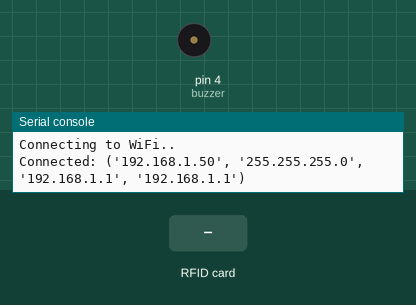
Recording of a program running on a simulated MicroPython board. Parts: buzzer (waves = sounding, pin HIGH), the last lines printed to the serial console. The inputs (shaded band) are chosen by the test bench. WiFi joins after 1.5 s; files the program writes start out absent.

Above: at 3.2 s.
3.3 s: RFID card 5E 7A 19 C4 held to the reader
At 3.7 s:
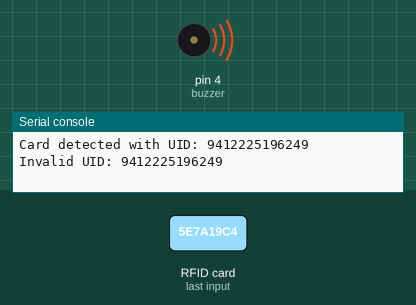
Timing chart, 0 to 7.9 s (numbered marks = the images above; inputs shaded):
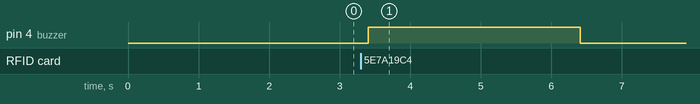

The program:

main.py
```python
from machine import Pin, SPI
from mfrc522 import MFRC522
import time
import os
import sdcard
import urequests
import network

# HARDCODE VALID STUDENT IDS
VALID_STUDENT = {
    "25481138180145": {
        "name": "Hanto",
        "studentID": "2024089",
        "major": "Cybersecurity"
    },
    "3020511918117": {
        "name": "Sna",
        "studentID": "2024023",
        "major": "Cybersecurity"
    }
}

# WIFI CONFIG
SSID = "Robotic WIFI"
PASSWORD = "rbtWIFI@2025"

# Initialize RFID reader
spi = SPI(1, baudrate=1000000, polarity=0, phase=0,
        sck=Pin(18), mosi=Pin(23), miso=Pin(19))

rdr = MFRC522(spi=spi, gpioRst=Pin(22), gpioCs=Pin(16))

# Initialize SD card
sd_spi = SPI(2, baudrate=1000000,
        sck=Pin(14), mosi=Pin(15), miso=Pin(2))

cs = Pin(13)
sd = sdcard.SDCard(sd_spi, cs)
vfs = os.VfsFat(sd)
try:
    os.mount(vfs, "/sd")
    print("SD card mounted successfully.")
except Exception as e:
    print("Failed to mount SD card:", e)

# Initialize Buzzer
buzzer = Pin(4, Pin.OUT)

# Google FIREBASE CONFIG
PROJECT_ID = "firestore-id"
URL ="https://firestore.googleapis.com/v1/projects/{}/databases/(default)/documents/rfid_logs".format(PROJECT_ID)

def main():
    """ Main loop to read RFID tags and log attendance. """
    connect_wifi()
    while True:
        is_online = connect_wifi()
        uid_str = read_rfid()
        if uid_str:
            if uid_str in VALID_STUDENT:
                student_info = VALID_STUDENT[uid_str]
                timestamp = get_timestamp()
                payload = {
                    "uid": uid_str,
                    "name": student_info["name"],
                    "studentID": student_info["studentID"],
                    "major": student_info["major"],
                    "time": timestamp
                }

                # Log the attendance data
                write_to_sd_card(payload)
                activate_buzzer(0.3)

                # Check if WiFi is connected before sending to Firestore
                if is_online:
                    send_to_firestore(payload)
                else:
                    print("Error: Offline - Log saved to SD only.")

            else:
                print("Invalid UID:", uid_str)
                activate_buzzer(3)
            time.sleep(2)  # Delay to prevent multiple reads of the same tag
        time.sleep(0.1) # Short delay to reduce CPU usage when no tag is present

# Helper Functions
def connect_wifi() -> bool:
    """ Connects to WiFi. Retries if disconnected. """
    wifi = network.WLAN(network.STA_IF)
    if wifi.isconnected():
        return True
    print("WiFi is not Connected.\nConnecting to WiFi", end="")
    wifi.active(True)
    wifi.connect(SSID, PASSWORD)

    max_wait = 10  # seconds
    while not wifi.isconnected() and max_wait > 0:
        print(".", end="")
        time.sleep(1)
        max_wait -= 1

    if wifi.isconnected():
        print("\nConnected:", wifi.ifconfig())
    else:
        print("\nFailed to connect to WiFi")
        return False
def get_timestamp() -> str:
    """ Returns the current timestamp as a string. """
    t = time.time()
    tmv = time.localtime(t)
    return "%04d-%02d-%02d %02d:%02d:%02d" % (
        tmv[0], tmv[1], tmv[2], tmv[3], tmv[4], tmv[5]
    )

def read_rfid():
    # Use a small loop inside the function to give the hardware
    (stat, tag_type) = rdr.request(rdr.REQIDL)
    if stat == rdr.OK:
        (stat, uid) = rdr.anticoll()
        if stat == rdr.OK:
            uid_str = "".join([str(i) for i in uid])
            print("Card detected with UID:", uid_str)
            return uid_str
    return None

def write_to_sd_card(payload: dict) -> None:
    """ Writes data to the SD card, adding a header if the file is new. """
    try:
        date_str = payload["time"].split(" ")[0].replace("-", "_")
        filename = f"/sd/attendance_{date_str}.csv"

        # Check if the file already exists
        file_exists = False
        try:
            os.stat(filename)
            file_exists = True
        except OSError:
            file_exists = False

        with open(filename, "a") as f:
            # If it's a new file, write the header row first
            if not file_exists:
                header = "UID,Name,StudentID,Major,Timestamp\n"
                f.write(header)
                print(f"Created new file: {filename} with headers.")

            row = f"{payload['uid']},{payload['name']},{payload['studentID']},{payload['major']},{payload['time']}\n"
            f.write(row)

        print("Data written to SD card successfully.")

    except Exception as e:
        print("Failed to write to SD card:", e)

def read_from_sd_card(date_str: str) -> str | None:
    """ Reads data from the SD card for a specific date. """
    try:
        with open(f"/sd/attendance_{date_str}.csv", "r") as f:
            data = f.read()
        print("Data read from SD card successfully.")
        return data
    except Exception as e:
        print("Failed to read from SD card:", e)
        return None

def activate_buzzer(seconds: float) -> None:
    """ Buzzes the buzzer to indicate a successful/failed scan. """
    buzzer.value(1)
    time.sleep(seconds)
    buzzer.value(0)

def send_to_firestore(payload: dict) -> None:
    """ Sends data to Google Firestore."""
    res = None
    data = {
        "fields": {
            "uid": {"stringValue": payload["uid"]},
            "name": {"stringValue": payload["name"]},
            "studentID": {"stringValue": payload["studentID"]},
            "major": {"stringValue": payload["major"]},
            "time": {"stringValue": payload["time"]},
        }
    }

    try:
        res = urequests.post(URL, json=data)
        print("Sent:", res.text)
        res.close()
    except Exception as e:
        print("Error sending:", e)
    finally:
        if res:
            res.close()

if __name__ == "__main__":
    main()
```

Measured:
- after the input at 3.3 s, pin 4 (buzzer): LOW → HIGH after 0.11 s, → LOW 3.0 s later
